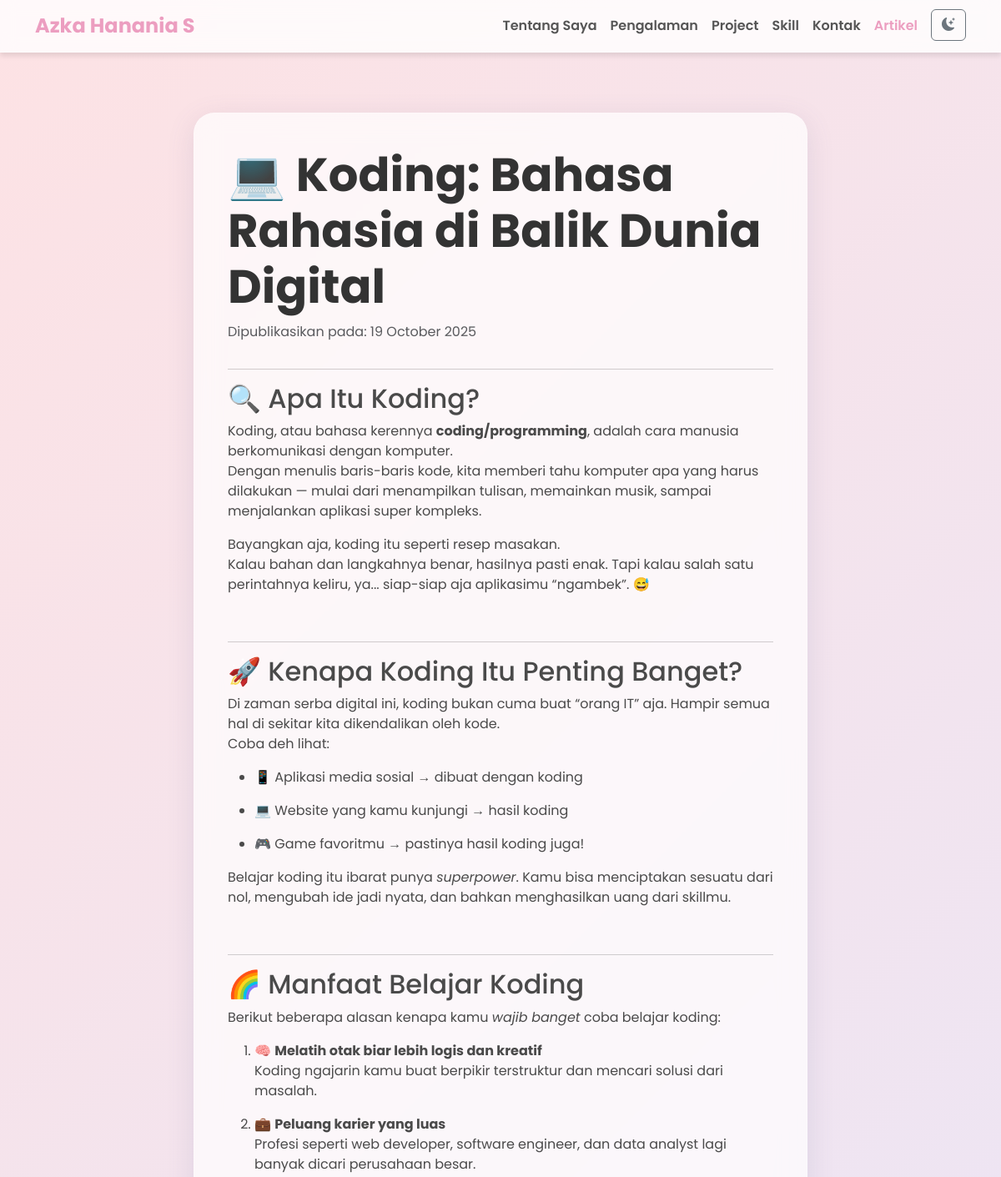
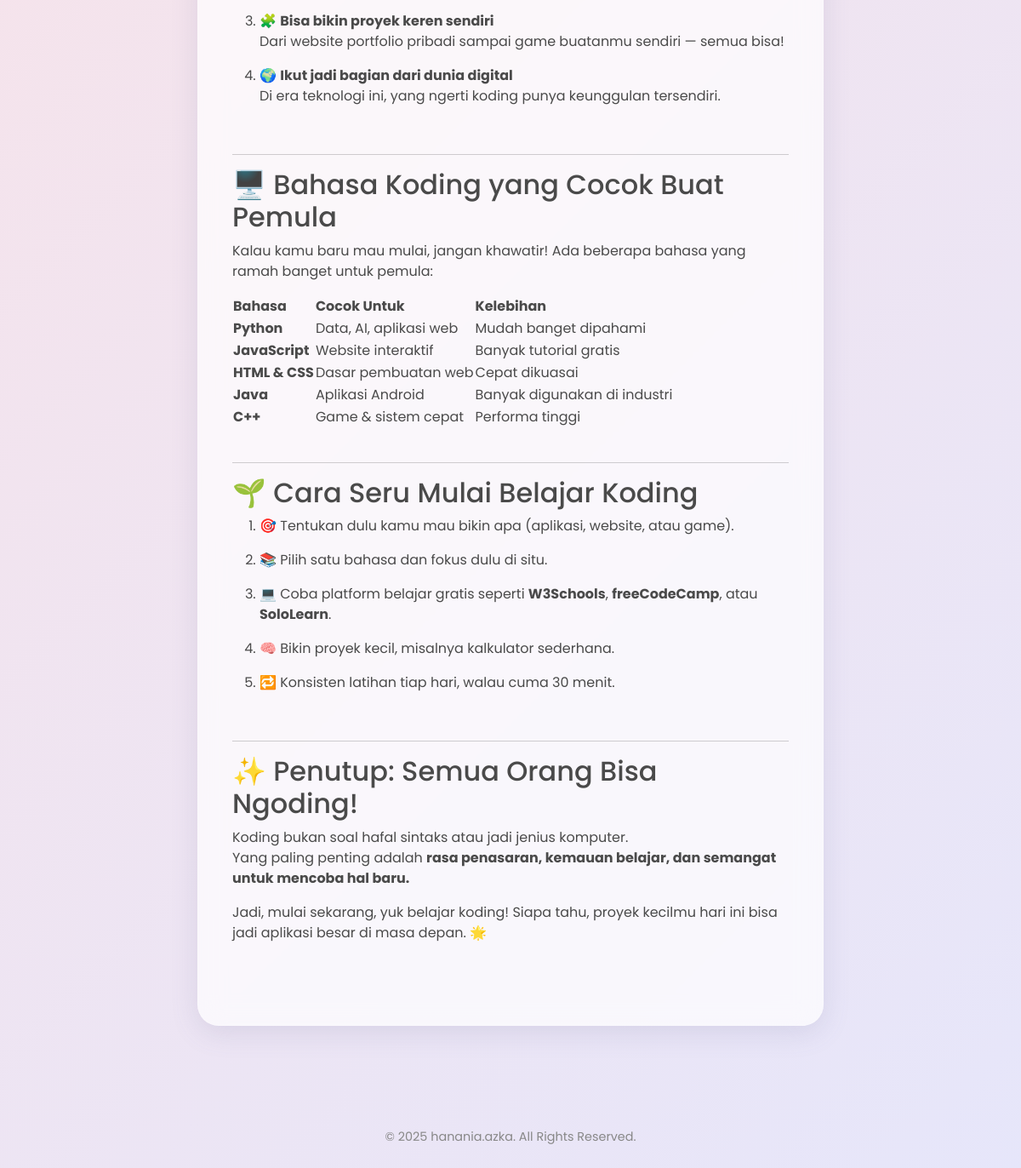
/artikel_detail.php?id=1, run on the app's committed database (2 pictures, top to bottom).
### tables this page shows
CREATE TABLE `articles` (
  `id` int(11) NOT NULL,
  `title` varchar(255) NOT NULL,
  `content` text NOT NULL,
  `image` varchar(255) DEFAULT NULL,
  `created_at` timestamp NOT NULL DEFAULT current_timestamp()
);

### artikel_detail.php (the view, shortened to what this page needs)
<?php
require_once 'config.php';
$id = isset($_GET['id']) ? (int)$_GET['id'] : 0;
$stmt = $pdo->prepare("SELECT * FROM articles WHERE id = ?");
$stmt->execute([$id]);
$article = $stmt->fetch(PDO::FETCH_ASSOC);
?>
<!DOCTYPE html>
<html lang="id">
<head>
    <link href="https://cdn.jsdelivr.net/npm/bootstrap@5.3.3/dist/css/bootstrap.min.css" rel="stylesheet">
    <link rel="stylesheet" href="https://cdn.jsdelivr.net/npm/bootstrap-icons@1.11.3/font/bootstrap-icons.min.css">
    <link rel="stylesheet" href="style.css">
</head>
<body>
    <nav class="navbar navbar-expand-lg sticky-top">
        <div class="container">
            <a class="navbar-brand" href="index.html">Azka Hanania S</a>
            <div class="collapse navbar-collapse" id="navbarNav">
                <ul class="navbar-nav ms-auto">
                    <li class="nav-item"><a class="nav-link" href="index.html">Tentang Saya</a></li>
                    <li class="nav-item"><a class="nav-link" href="pengalaman.html">Pengalaman</a></li>
                    <li class="nav-item"><a class="nav-link" href="projek.html">Project</a></li>
                    <li class="nav-item"><a class="nav-link" href="skill.html">Skill</a></li>
                    <li class="nav-item"><a class="nav-link" href="kontak.html">Kontak</a></li>
                    <li class="nav-item"><a class="nav-link active" href="artikel.php">Artikel</a></li>
                    <li class="nav-item">
                        <button id="theme-switcher" class="btn btn-outline-secondary ms-2"><i class="bi bi-moon-stars-fill"></i></button>
                    </li>
                </ul>
            </div>
        </div>
    </nav>
    <div class="container py-5 mt-4">
        <div class="row justify-content-center">
            <div class="col-lg-8">
                <div class="soft-card">
                    <h1 class="main-header"><?= htmlspecialchars($article['title']) ?></h1>
                    <p class="text-muted">Dipublikasikan pada: <?= date('d F Y', strtotime($article['created_at'])) ?></p>
                    <hr>
                    <div class="article-content">
                        <?= html_entity_decode($article['content']) ?>
                    </div>
                </div>
            </div>
        </div>
    </div>
    <footer class="footer">
        <span>© 2025 hanania.azka. All Rights Reserved.</span>
    </footer>
</body>
</html>

### style.css (style rules this page uses)
body { font-family: 'Poppins', sans-serif; background: linear-gradient(135deg, #fde2e4 0%, #e6e6fa 100%); color: #4a4a4a; margin: 0; padding: 0; overflow-x: hidden; }
.navbar { background: rgba(255, 255, 255, 0.8); backdrop-filter: blur(10px); -webkit-backdrop-filter: blur(10px); box-shadow: 0 4px 6px rgba(0, 0, 0, 0.1); font-weight: 600; border-bottom: 1px solid rgba(255, 255, 255, 0.3); }
.navbar-brand { color: #EC9EC0 !important; font-weight: 700; font-size: 1.5rem; }
.nav-link { color: #555 !important; transition: color 0.3s ease; }
.nav-link.active, .nav-link:hover { color: #EC9EC0 !important; }
.container { max-width: 1140px; }
.soft-card { background: rgba(255, 255, 255, 0.7); backdrop-filter: blur(15px); -webkit-backdrop-filter: blur(15px); border-radius: 25px; border: 1px solid rgba(255, 255, 255, 0.2); box-shadow: 0 8px 32px 0 rgba(100, 100, 150, 0.15); padding: 2.5rem; margin-bottom: 2.5rem; transition: transform 0.3s ease, box-shadow 0.3s ease; display: flex; flex-direction: column; height: 100%; }
.main-header { font-weight: 700; color: #333; font-size: 3.5rem; }
.footer { text-align: center; padding: 2.5rem 0; color: #888; font-size: 0.9rem; margin-top: 2rem; }

### data on the page
articles: title "💻 Koding: Bahasa Rahasia di Balik Dunia Digital", created_at "19 October 2025", content "🔍 Apa Itu Koding? Koding, atau bahasa kerennya coding/programming , adalah cara manusia berkomunikasi dengan komputer. Dengan menulis baris-baris kode, kita memberi tahu komputer apa yang harus dilakukan — mulai dari menampilkan tulisan, memainkan musik, sampai menjalankan aplikasi super kompleks. Bayangkan aja, koding itu seperti resep masakan. Kalau bahan dan langkahnya benar, hasilnya pasti enak. Tapi kalau salah satu perintahnya keliru, ya... siap-siap aja aplikasimu “ngambek”. 😅 🚀 Kenapa Koding Itu Penting Banget? Di zaman serba digital ini, koding bukan cuma buat “orang IT” aja. Hampir semua hal di sekitar kita dikendalikan oleh kode. Coba deh lihat: 📱 Aplikasi media sosial → dibuat…"
